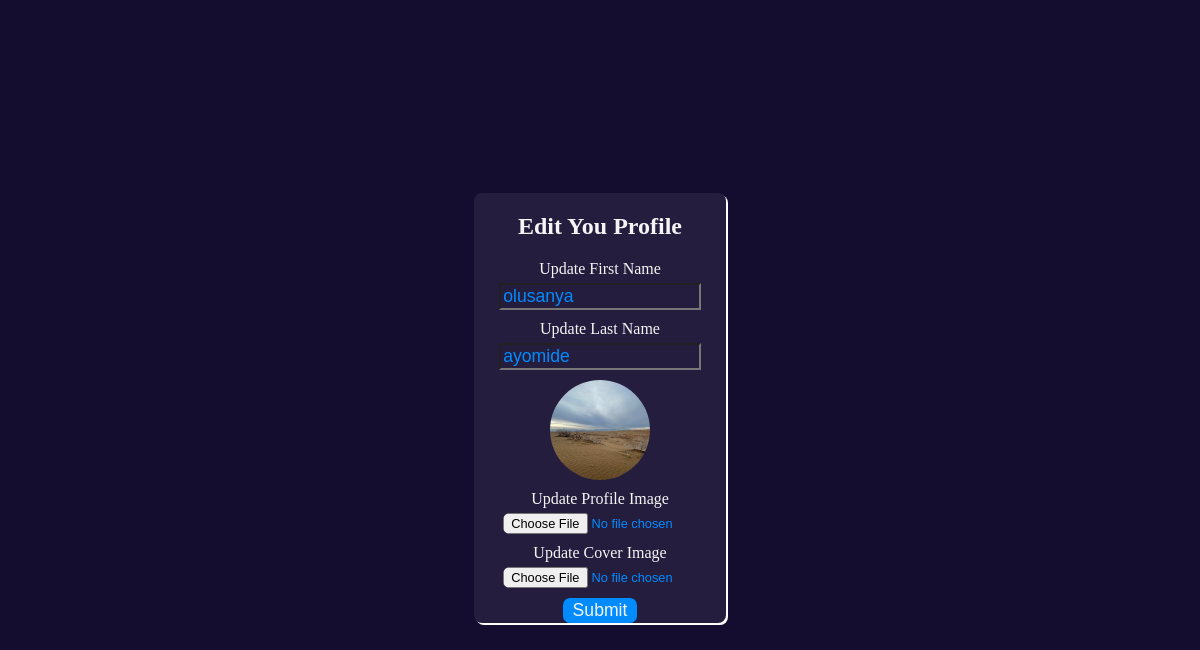
/edit-profile/olusanya-ayomide-jumper, run on the app's committed database.
### myapp/models.py (models this page shows, shortened)
class Profile(models.Model):
    profile=models.OneToOneField(User,on_delete=models.CASCADE,related_name="profile")
    image=models.ImageField(upload_to="xmedia",null=True)
    cover_image=models.ImageField(upload_to="xmedia",null=True,blank=True)
    followers=models.ManyToManyField(User,related_name="followers",blank=True)
    following=models.ManyToManyField(User,related_name="following",blank=True)
    slug=models.SlugField(default=" ",null=True)
    residence=models.CharField(max_length=1000,default="Not set")
    created=models.DateField(auto_now_add=True,null=True)

### myapp/views.py (the view)
# urls.py: path("edit-profile/<str:slug>",views.edit_profile,name="edit_profile"),
def edit_profile(request,slug):
    profile=Profile.objects.get(slug=slug)
    user=profile.profile
    if request.method == "POST":
        try:
            check=request.FILES["image"]
        except:
            check=profile.image
        try:
            cover=request.FILES["cover"]
        except:
            cover=profile.cover_image
        user.first_name=request.POST["firstname"]
        user.last_name=request.POST["lastname"]
        user.save()
        profile.image=check
        profile.cover_image=cover
        profile.save()
        return redirect(reverse("profile",args=[slug]))
    else:
        context={
            "profile":profile
        }
        return render(request,"profile-edit.html",context)

### myapp/templates/profile-edit.html (shortened to what this page needs)
{% load static%}
<!DOCTYPE html>
<html lang="en">
<head>
    <link rel="stylesheet" href="{%static 'profile-edit.css'%}">
</head>
<body>
    <div class="container">
    <h2 class="edit">Edit You Profile</h2>
    <form action="" method="POST" enctype="multipart/form-data">
        <div class="control-div">
            <label for="first">Update First Name</label>
            <input type="text" id="first" name="firstname" value="{{profile.profile.first_name}}">
        </div>
        <div class="control-div">
            <label for="last">Update Last Name</label>
            <input type="text" id="last" name="lastname" value="{{profile.profile.last_name}}">
        </div>
        <div class="image-div">
            <img src="{{profile.image.url}}" alt="">
        </div>
        <div class="control-div">
            <label for="profile_image">Update Profile Image</label>
            <input type="file" id="profile_image" name="image">
        </div>
        <div class="control-div">
            <label for="cover_image">Update Cover Image</label>
            <input type="file" id="cover_image" name="cover">
        </div>
        <div class="button-div">
            <button>Submit</button>
        </div>
    </form>
</body>
</html>

### static/profile-edit.css (style rules this page uses)
:root { --dark:#140d30; --white:whitesmoke; --blue:rgb(0, 140, 255); --black:rgb(8, 1, 20); --violet:rgb(211, 43, 226); --pink:rgb(245, 18, 86); --dark-light:rgb(118, 131, 131); }
body { display:flex; height:100vh; align-items:center; justify-content:center; align-items:center; height:100vh; background-color: var(--dark); color:var(--white); }
.container { background-color: rgba(255, 255, 255, 0.067); border-radius:8px; box-shadow:2px 2px white }
.edit { text-align:center; }
.control-div { display:flex; flex-direction:column; align-items:center; margin:10px 5px 10px 5px; }
.control-div input { border:0.5x solid blue; font-size:1.1rem; margin-top:5px; background-color:transparent; width:80%; color:var(--blue) }
.button-div { display:flex; justify-content: center; }
.image-div { height:100px; width:100px; border-radius:50%; margin:5px auto; object-fit:cover; }
img { height:100%; width:100%; border-radius:50%; }
button { padding:2px 10px 2px 10px; background-color:var(--blue); color:var(--white); border-radius:7px; font-size:1.1rem; border:none; }
#profile_image,#cover_image { margin-top:5px; color:var(--blue); font-size:0.8rem; border-radius:7px; }

### data on the page
Profile: firstname "olusanya", lastname "ayomide", image (picture)
